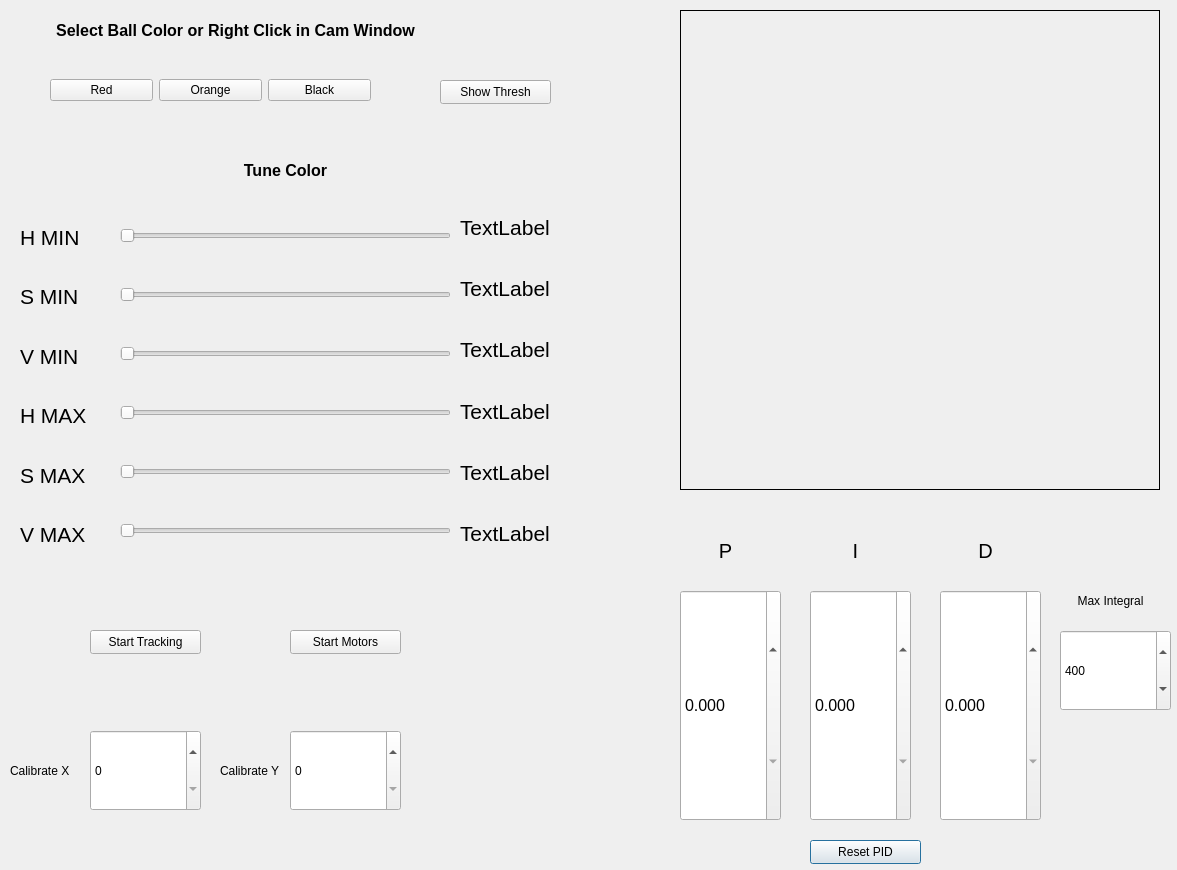
<?xml version="1.0" encoding="UTF-8"?>
<ui version="4.0">
 <class>Dialog</class>
 <widget class="QDialog" name="Dialog">
  <property name="geometry">
   <rect>
    <x>0</x>
    <y>0</y>
    <width>1177</width>
    <height>870</height>
   </rect>
  </property>
  <property name="windowTitle">
   <string>Dialog</string>
  </property>
  <widget class="QLabel" name="cam_label">
   <property name="geometry">
    <rect>
     <x>680</x>
     <y>10</y>
     <width>480</width>
     <height>480</height>
    </rect>
   </property>
   <property name="frameShape">
    <enum>QFrame::Box</enum>
   </property>
   <property name="text">
    <string/>
   </property>
  </widget>
  <widget class="QPushButton" name="button_reset_pid">
   <property name="geometry">
    <rect>
     <x>810</x>
     <y>840</y>
     <width>111</width>
     <height>24</height>
    </rect>
   </property>
   <property name="text">
    <string>Reset PID</string>
   </property>
  </widget>
  <widget class="QWidget" name="layoutWidget">
   <property name="geometry">
    <rect>
     <x>50</x>
     <y>50</y>
     <width>321</width>
     <height>81</height>
    </rect>
   </property>
   <layout class="QHBoxLayout" name="horizontalLayout">
    <item>
     <widget class="QPushButton" name="button_red">
      <property name="text">
       <string>Red</string>
      </property>
     </widget>
    </item>
    <item>
     <widget class="QPushButton" name="button_orange">
      <property name="text">
       <string>Orange</string>
      </property>
     </widget>
    </item>
    <item>
     <widget class="QPushButton" name="button_black">
      <property name="text">
       <string>Black</string>
      </property>
     </widget>
    </item>
   </layout>
  </widget>
  <widget class="QWidget" name="layoutWidget">
   <property name="geometry">
    <rect>
     <x>120</x>
     <y>190</y>
     <width>331</width>
     <height>391</height>
    </rect>
   </property>
   <layout class="QVBoxLayout" name="verticalLayout">
    <item>
     <widget class="QSlider" name="h_min_slider">
      <property name="focusPolicy">
       <enum>Qt::WheelFocus</enum>
      </property>
      <property name="maximum">
       <number>255</number>
      </property>
      <property name="singleStep">
       <number>1</number>
      </property>
      <property name="orientation">
       <enum>Qt::Horizontal</enum>
      </property>
      <property name="tickPosition">
       <enum>QSlider::NoTicks</enum>
      </property>
     </widget>
    </item>
    <item>
     <widget class="QSlider" name="s_min_slider">
      <property name="maximum">
       <number>255</number>
      </property>
      <property name="orientation">
       <enum>Qt::Horizontal</enum>
      </property>
     </widget>
    </item>
    <item>
     <widget class="QSlider" name="v_min_slider">
      <property name="maximum">
       <number>255</number>
      </property>
      <property name="orientation">
       <enum>Qt::Horizontal</enum>
      </property>
      <property name="tickPosition">
       <enum>QSlider::NoTicks</enum>
      </property>
      <property name="tickInterval">
       <number>10</number>
      </property>
     </widget>
    </item>
    <item>
     <widget class="QSlider" name="h_max_slider">
      <property name="maximum">
       <number>255</number>
      </property>
      <property name="orientation">
       <enum>Qt::Horizontal</enum>
      </property>
     </widget>
    </item>
    <item>
     <widget class="QSlider" name="s_max_slider">
      <property name="maximum">
       <number>255</number>
      </property>
      <property name="orientation">
       <enum>Qt::Horizontal</enum>
      </property>
     </widget>
    </item>
    <item>
     <widget class="QSlider" name="v_max_slider">
      <property name="maximum">
       <number>255</number>
      </property>
      <property name="orientation">
       <enum>Qt::Horizontal</enum>
      </property>
     </widget>
    </item>
   </layout>
  </widget>
  <widget class="QDoubleSpinBox" name="p_box">
   <property name="geometry">
    <rect>
     <x>680</x>
     <y>590</y>
     <width>101</width>
     <height>231</height>
    </rect>
   </property>
   <property name="font">
    <font>
     <pointsize>12</pointsize>
    </font>
   </property>
   <property name="decimals">
    <number>3</number>
   </property>
   <property name="maximum">
    <double>1.000000000000000</double>
   </property>
   <property name="singleStep">
    <double>0.001000000000000</double>
   </property>
  </widget>
  <widget class="QLabel" name="label">
   <property name="geometry">
    <rect>
     <x>680</x>
     <y>530</y>
     <width>91</width>
     <height>41</height>
    </rect>
   </property>
   <property name="font">
    <font>
     <pointsize>15</pointsize>
    </font>
   </property>
   <property name="text">
    <string>P</string>
   </property>
   <property name="alignment">
    <set>Qt::AlignCenter</set>
   </property>
  </widget>
  <widget class="QLabel" name="label_2">
   <property name="geometry">
    <rect>
     <x>810</x>
     <y>530</y>
     <width>91</width>
     <height>41</height>
    </rect>
   </property>
   <property name="font">
    <font>
     <pointsize>15</pointsize>
    </font>
   </property>
   <property name="text">
    <string>I</string>
   </property>
   <property name="alignment">
    <set>Qt::AlignCenter</set>
   </property>
  </widget>
  <widget class="QDoubleSpinBox" name="i_box">
   <property name="geometry">
    <rect>
     <x>810</x>
     <y>590</y>
     <width>101</width>
     <height>231</height>
    </rect>
   </property>
   <property name="font">
    <font>
     <pointsize>12</pointsize>
    </font>
   </property>
   <property name="decimals">
    <number>3</number>
   </property>
   <property name="maximum">
    <double>2.000000000000000</double>
   </property>
   <property name="singleStep">
    <double>0.010000000000000</double>
   </property>
  </widget>
  <widget class="QDoubleSpinBox" name="d_box">
   <property name="geometry">
    <rect>
     <x>940</x>
     <y>590</y>
     <width>101</width>
     <height>231</height>
    </rect>
   </property>
   <property name="font">
    <font>
     <pointsize>12</pointsize>
    </font>
   </property>
   <property name="decimals">
    <number>3</number>
   </property>
   <property name="maximum">
    <double>1.000000000000000</double>
   </property>
   <property name="singleStep">
    <double>0.001000000000000</double>
   </property>
  </widget>
  <widget class="QLabel" name="label_3">
   <property name="geometry">
    <rect>
     <x>940</x>
     <y>530</y>
     <width>91</width>
     <height>41</height>
    </rect>
   </property>
   <property name="font">
    <font>
     <pointsize>15</pointsize>
    </font>
   </property>
   <property name="text">
    <string>D</string>
   </property>
   <property name="alignment">
    <set>Qt::AlignCenter</set>
   </property>
  </widget>
  <widget class="QPushButton" name="button_start_tracking">
   <property name="geometry">
    <rect>
     <x>90</x>
     <y>630</y>
     <width>111</width>
     <height>24</height>
    </rect>
   </property>
   <property name="text">
    <string>Start Tracking</string>
   </property>
  </widget>
  <widget class="QPushButton" name="button_show_thresh">
   <property name="geometry">
    <rect>
     <x>440</x>
     <y>80</y>
     <width>111</width>
     <height>24</height>
    </rect>
   </property>
   <property name="text">
    <string>Show Thresh</string>
   </property>
  </widget>
  <widget class="QPushButton" name="button_start_motors">
   <property name="geometry">
    <rect>
     <x>290</x>
     <y>630</y>
     <width>111</width>
     <height>24</height>
    </rect>
   </property>
   <property name="text">
    <string>Start Motors</string>
   </property>
  </widget>
  <widget class="QLabel" name="label_10">
   <property name="geometry">
    <rect>
     <x>10</x>
     <y>20</y>
     <width>451</width>
     <height>20</height>
    </rect>
   </property>
   <property name="font">
    <font>
     <pointsize>12</pointsize>
     <weight>75</weight>
     <bold>true</bold>
    </font>
   </property>
   <property name="text">
    <string>Select Ball Color or Right Click in Cam Window</string>
   </property>
   <property name="alignment">
    <set>Qt::AlignCenter</set>
   </property>
  </widget>
  <widget class="QLabel" name="label_11">
   <property name="geometry">
    <rect>
     <x>150</x>
     <y>160</y>
     <width>271</width>
     <height>20</height>
    </rect>
   </property>
   <property name="font">
    <font>
     <pointsize>12</pointsize>
     <weight>75</weight>
     <bold>true</bold>
    </font>
   </property>
   <property name="text">
    <string>Tune Color</string>
   </property>
   <property name="alignment">
    <set>Qt::AlignCenter</set>
   </property>
  </widget>
  <widget class="QWidget" name="layoutWidget">
   <property name="geometry">
    <rect>
     <x>460</x>
     <y>200</y>
     <width>116</width>
     <height>361</height>
    </rect>
   </property>
   <layout class="QVBoxLayout" name="verticalLayout_2">
    <item>
     <widget class="QLabel" name="label_h_min">
      <property name="font">
       <font>
        <pointsize>16</pointsize>
       </font>
      </property>
      <property name="text">
       <string>TextLabel</string>
      </property>
     </widget>
    </item>
    <item>
     <widget class="QLabel" name="label_s_min">
      <property name="font">
       <font>
        <pointsize>16</pointsize>
       </font>
      </property>
      <property name="text">
       <string>TextLabel</string>
      </property>
     </widget>
    </item>
    <item>
     <widget class="QLabel" name="label_v_min">
      <property name="font">
       <font>
        <pointsize>16</pointsize>
       </font>
      </property>
      <property name="text">
       <string>TextLabel</string>
      </property>
     </widget>
    </item>
    <item>
     <widget class="QLabel" name="label_h_max">
      <property name="font">
       <font>
        <pointsize>16</pointsize>
       </font>
      </property>
      <property name="text">
       <string>TextLabel</string>
      </property>
     </widget>
    </item>
    <item>
     <widget class="QLabel" name="label_s_max">
      <property name="font">
       <font>
        <pointsize>16</pointsize>
       </font>
      </property>
      <property name="text">
       <string>TextLabel</string>
      </property>
     </widget>
    </item>
    <item>
     <widget class="QLabel" name="label_v_max">
      <property name="font">
       <font>
        <pointsize>16</pointsize>
       </font>
      </property>
      <property name="text">
       <string>TextLabel</string>
      </property>
     </widget>
    </item>
   </layout>
  </widget>
  <widget class="QWidget" name="layoutWidget">
   <property name="geometry">
    <rect>
     <x>20</x>
     <y>210</y>
     <width>91</width>
     <height>351</height>
    </rect>
   </property>
   <layout class="QVBoxLayout" name="verticalLayout_3">
    <item>
     <widget class="QLabel" name="label_4">
      <property name="font">
       <font>
        <pointsize>16</pointsize>
       </font>
      </property>
      <property name="text">
       <string>H MIN</string>
      </property>
     </widget>
    </item>
    <item>
     <widget class="QLabel" name="label_5">
      <property name="font">
       <font>
        <pointsize>16</pointsize>
       </font>
      </property>
      <property name="text">
       <string>S MIN</string>
      </property>
     </widget>
    </item>
    <item>
     <widget class="QLabel" name="label_6">
      <property name="font">
       <font>
        <pointsize>16</pointsize>
       </font>
      </property>
      <property name="text">
       <string>V MIN</string>
      </property>
     </widget>
    </item>
    <item>
     <widget class="QLabel" name="label_8">
      <property name="font">
       <font>
        <pointsize>16</pointsize>
       </font>
      </property>
      <property name="text">
       <string>H MAX</string>
      </property>
     </widget>
    </item>
    <item>
     <widget class="QLabel" name="label_9">
      <property name="font">
       <font>
        <pointsize>16</pointsize>
       </font>
      </property>
      <property name="text">
       <string>S MAX</string>
      </property>
     </widget>
    </item>
    <item>
     <widget class="QLabel" name="label_7">
      <property name="font">
       <font>
        <pointsize>16</pointsize>
       </font>
      </property>
      <property name="text">
       <string>V MAX</string>
      </property>
     </widget>
    </item>
   </layout>
  </widget>
  <widget class="QSpinBox" name="x_box">
   <property name="geometry">
    <rect>
     <x>90</x>
     <y>730</y>
     <width>111</width>
     <height>81</height>
    </rect>
   </property>
  </widget>
  <widget class="QSpinBox" name="y_box">
   <property name="geometry">
    <rect>
     <x>290</x>
     <y>730</y>
     <width>111</width>
     <height>81</height>
    </rect>
   </property>
  </widget>
  <widget class="QLabel" name="label_12">
   <property name="geometry">
    <rect>
     <x>10</x>
     <y>740</y>
     <width>71</width>
     <height>61</height>
    </rect>
   </property>
   <property name="text">
    <string>Calibrate X</string>
   </property>
  </widget>
  <widget class="QLabel" name="label_13">
   <property name="geometry">
    <rect>
     <x>220</x>
     <y>740</y>
     <width>71</width>
     <height>61</height>
    </rect>
   </property>
   <property name="text">
    <string>Calibrate Y</string>
   </property>
  </widget>
  <widget class="QSpinBox" name="max_int_box">
   <property name="geometry">
    <rect>
     <x>1060</x>
     <y>630</y>
     <width>111</width>
     <height>81</height>
    </rect>
   </property>
   <property name="maximum">
    <number>4000</number>
   </property>
   <property name="singleStep">
    <number>100</number>
   </property>
   <property name="value">
    <number>400</number>
   </property>
  </widget>
  <widget class="QLabel" name="label_14">
   <property name="geometry">
    <rect>
     <x>1050</x>
     <y>570</y>
     <width>121</width>
     <height>61</height>
    </rect>
   </property>
   <property name="text">
    <string>Max Integral</string>
   </property>
   <property name="alignment">
    <set>Qt::AlignCenter</set>
   </property>
  </widget>
 </widget>
 <resources/>
 <connections/>
</ui>
